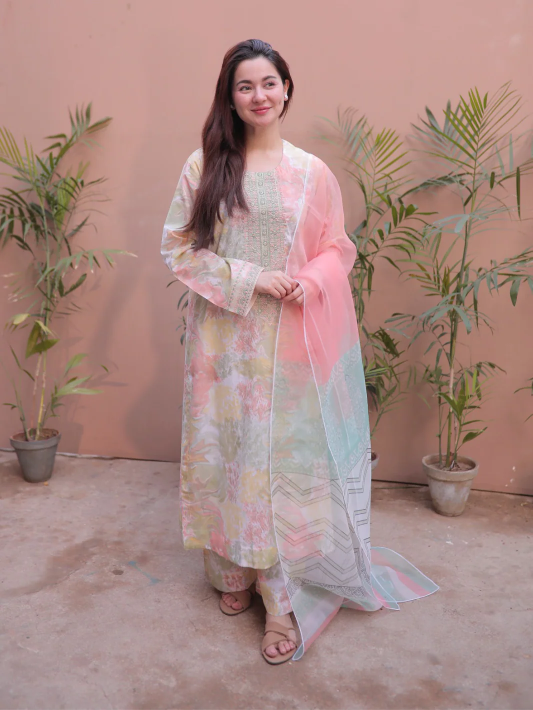
#> input picture backend/SAMPLE_TEST_IMAGES/person_1_full_body(1).webp, 1065 x 1420 px (shown at 1/2 size)
$ python -i 'autonomous_analysis(1).py'   (imports and definitions only)   (older library calls are emulated)
#> lines starting #> are read from the running program, lines starting #| are printed output that depends on the picture; after the words box and inside, x2 and y2 are one past the last pixel; in counts of white or black regions, pixels touching at a corner belong together
### backend/app/services/body_geometry.py
from __future__ import annotations

from dataclasses import asdict, dataclass
from pathlib import Path
from typing import Iterable

import cv2
import numpy as np
from PIL import Image, UnidentifiedImageError


@dataclass(slots=True)
class BodyGeometryProfile:
    source_file: str
    width: int
    height: int
    aspect_ratio: float
    foreground_width_ratio: float
    foreground_height_ratio: float
    upper_width_ratio: float
    middle_width_ratio: float
    lower_width_ratio: float
    vertical_center_ratio: float
    horizontal_center_ratio: float
    subject_aspect_ratio: float
    detector: str

    def to_dict(self) -> dict[str, float | int | str]:
        return asdict(self)


BBox = tuple[int, int, int, int]

# Longest side used for geometry analysis; profiles are resolution-independent.
GEOMETRY_ANALYSIS_MAX_SIDE = 768


def _clamp_bbox(
    bbox: BBox,
    width: int,
    height: int,
) -> BBox:
    left, top, right, bottom = bbox

    left = max(0, min(width - 1, int(left)))
    top = max(0, min(height - 1, int(top)))
    right = max(left + 1, min(width, int(right)))
    bottom = max(top + 1, min(height, int(bottom)))

    return left, top, right, bottom


def _largest_center_component(
    mask: np.ndarray,
) -> BBox | None:
    count, _, stats, centroids = (
        cv2.connectedComponentsWithStats(
            mask,
            connectivity=8,
        )
    )

    if count <= 1:
        return None

    height, width = mask.shape
    image_area = max(1, width * height)

    candidates: list[
        tuple[float, BBox]
    ] = []

    for index in range(1, count):
        x, y, box_width, box_height, area = (
            stats[index]
        )

        if (
            area < image_area * 0.025
            or box_height < height * 0.20
        ):
            continue

        center_x, center_y = centroids[index]

        center_distance = (
            abs(center_x / max(1, width) - 0.5)
            + 0.45
            * abs(
                center_y / max(1, height)
                - 0.52
            )
        )

        vertical_bonus = min(
            1.0,
            box_height / max(1, height),
        )

        score = (
            area / image_area
            + 0.35 * vertical_bonus
            - 0.25 * center_distance
        )

        candidates.append(
            (
                score,
                (
                    int(x),
                    int(y),
                    int(x + box_width),
                    int(y + box_height),
                ),
            )
        )

    if not candidates:
        return None

    return max(
        candidates,
        key=lambda item: item[0],
    )[1]


def _hog_person_bbox(
    rgb: np.ndarray,
) -> BBox | None:
    height, width = rgb.shape[:2]

    if height < 128 or width < 64:
        return None

    scale = min(
        1.0,
        720.0 / max(height, width),
    )

    if scale < 1.0:
        small = cv2.resize(
            rgb,
            None,
            fx=scale,
            fy=scale,
            interpolation=cv2.INTER_AREA,
        )
    else:
        small = rgb

    bgr = cv2.cvtColor(
        small,
        cv2.COLOR_RGB2BGR,
    )

    hog = cv2.HOGDescriptor()
    hog.setSVMDetector(
        cv2.HOGDescriptor_getDefaultPeopleDetector()
    )

    boxes, weights = hog.detectMultiScale(
        bgr,
        winStride=(8, 8),
        padding=(8, 8),
        scale=1.05,
    )

    if len(boxes) == 0:
        return None

    small_height, small_width = (
        small.shape[:2]
    )

    flattened_weights = np.asarray(
        weights,
        dtype=np.float32,
    ).reshape(-1)

    ranked: list[
        tuple[float, BBox]
    ] = []

    for index, box in enumerate(boxes):
        x, y, box_width, box_height = (
            map(int, box)
        )

        weight = (
            float(flattened_weights[index])
            if index < len(flattened_weights)
            else 0.0
        )

        center_x = (
            x + box_width / 2
        ) / max(1, small_width)

        area_ratio = (
            box_width * box_height
        ) / max(
            1,
            small_width * small_height,
        )

        score = (
            weight
            + 2.0 * area_ratio
            - abs(center_x - 0.5)
        )

        ranked.append(
            (
                score,
                (
                    x,
                    y,
                    x + box_width,
                    y + box_height,
                ),
            )
        )

    _, bbox = max(
        ranked,
        key=lambda item: item[0],
    )

    if scale < 1.0:
        bbox = tuple(
            int(round(value / scale))
            for value in bbox
        )

    return _clamp_bbox(
        bbox,
        width,
        height,
    )


def _saliency_bbox(
    rgb: np.ndarray,
) -> BBox:
    height, width = rgb.shape[:2]

    border_height = max(
        2,
        height // 30,
    )
    border_width = max(
        2,
        width // 30,
    )

    border = np.concatenate(
        (
            rgb[:border_height].reshape(-1, 3),
            rgb[-border_height:].reshape(-1, 3),
            rgb[:, :border_width].reshape(-1, 3),
            rgb[:, -border_width:].reshape(-1, 3),
        ),
        axis=0,
    )

    background_color = np.median(
        border,
        axis=0,
    )

    distance = np.linalg.norm(
        rgb.astype(np.float32)
        - background_color.astype(np.float32),
        axis=2,
    )

    threshold = max(
        28.0,
        float(np.percentile(distance, 55)),
    )

    mask = (
        distance >= threshold
    ).astype(np.uint8) * 255

    center_prior = np.zeros_like(mask)

    left_limit = int(width * 0.12)
    right_limit = max(
        left_limit + 1,
        int(width * 0.88),
    )

    center_prior[
        :,
        left_limit:right_limit,
    ] = 255

    mask = cv2.bitwise_and(
        mask,
        center_prior,
    )

    kernel_height = max(
        3,
        height // 140,
    )
    kernel_width = max(
        3,
        width // 140,
    )

    kernel = np.ones(
        (kernel_height, kernel_width),
        dtype=np.uint8,
    )

    mask = cv2.morphologyEx(
        mask,
        cv2.MORPH_CLOSE,
        kernel,
        iterations=3,
    )

    mask = cv2.morphologyEx(
        mask,
        cv2.MORPH_OPEN,
        kernel,
        iterations=1,
    )

    bbox = _largest_center_component(mask)

    if bbox is None:
        return 0, 0, width, height

    return _clamp_bbox(
        bbox,
        width,
        height,
    )


def _subject_bbox(
    rgb: np.ndarray,
) -> tuple[BBox, str]:
    hog_bbox = _hog_person_bbox(rgb)

    if hog_bbox is not None:
        return (
            hog_bbox,
            "opencv_hog_person",
        )

    return (
        _saliency_bbox(rgb),
        "central_saliency",
    )


def _band_width_ratio(
    mask: np.ndarray,
    bbox: BBox,
    y0: float,
    y1: float,
) -> float:
    left, top, right, bottom = bbox

    subject = mask[
        top:bottom,
        left:right,
    ]

    if subject.size == 0:
        return 1.0

    subject_height, subject_width = (
        subject.shape
    )

    start = max(
        0,
        min(
            subject_height - 1,
            int(subject_height * y0),
        ),
    )

    end = max(
        start + 1,
        min(
            subject_height,
            int(subject_height * y1),
        ),
    )

    band = subject[start:end]

    columns = np.where(
        np.any(band > 0, axis=0)
    )[0]

    if columns.size == 0:
        return 1.0

    occupied_width = (
        int(columns[-1])
        - int(columns[0])
        + 1
    )

    return round(
        occupied_width
        / max(1, subject_width),
        4,
    )


# [9 lines left out: function _width_at_reference_height, not called in this run]


def build_body_geometry_profile(
    path: Path,
) -> BodyGeometryProfile:
    path = Path(path)

    if not path.exists():
        raise FileNotFoundError(
            f"Geometry image does not exist: {path}"
        )

    if not path.is_file():
        raise ValueError(
            f"Geometry image path is not a file: {path}"
        )

    try:
        with Image.open(path) as opened:
            rgb = np.asarray(
                opened.convert("RGB")
            )

    except UnidentifiedImageError as exc:
        raise ValueError(
            f"Unsupported or invalid geometry image: {path}"
        ) from exc

    except OSError as exc:
        raise ValueError(
            f"Could not read geometry image {path}: {exc}"
        ) from exc

    original_height, original_width = rgb.shape[:2]

    if original_height < 2 or original_width < 2:
        raise ValueError(
            f"Geometry image is too small: {path}"
        )

    # Every measurement below is a ratio, so analyse a bounded-size copy; edge
    # detection on full provider-size images was a large share of job CPU time.
    analysis_scale = min(
        1.0,
        GEOMETRY_ANALYSIS_MAX_SIDE / max(original_height, original_width),
    )
    if analysis_scale < 1.0:
        rgb = cv2.resize(
            rgb,
            None,
            fx=analysis_scale,
            fy=analysis_scale,
            interpolation=cv2.INTER_AREA,
        )

    height, width = rgb.shape[:2]

    bbox, detector = _subject_bbox(rgb)

    left, top, right, bottom = (
        _clamp_bbox(
            bbox,
            width,
            height,
        )
    )

    box_width = max(
        1,
        right - left,
    )
    box_height = max(
        1,
        bottom - top,
    )

    gray = cv2.cvtColor(
        rgb,
        cv2.COLOR_RGB2GRAY,
    )

    edges = cv2.Canny(
        gray,
        40,
        120,
    )

    mask = cv2.dilate(
        edges,
        np.ones((5, 5), dtype=np.uint8),
        iterations=2,
    )

    mask = cv2.morphologyEx(
        mask,
        cv2.MORPH_CLOSE,
        np.ones((11, 11), dtype=np.uint8),
        iterations=2,
    )

    roi_mask = np.zeros_like(mask)

    roi_mask[
        top:bottom,
        left:right,
    ] = mask[
        top:bottom,
        left:right,
    ]

    minimum_mask_pixels = max(
        1,
        int(width * height * 0.01),
    )

    if (
        np.count_nonzero(roi_mask)
        < minimum_mask_pixels
    ):
        roi_mask[
            top:bottom,
            left:right,
        ] = 255

    return BodyGeometryProfile(
        source_file=str(path),
        width=original_width,
        height=original_height,
        aspect_ratio=round(
            original_width / max(1, original_height),
            4,
        ),
        foreground_width_ratio=round(
            box_width / max(1, width),
            4,
        ),
        foreground_height_ratio=round(
            box_height / max(1, height),
            4,
        ),
        upper_width_ratio=_band_width_ratio(
            roi_mask,
            (left, top, right, bottom),
            0.16,
            0.40,
        ),
        middle_width_ratio=_band_width_ratio(
            roi_mask,
            (left, top, right, bottom),
            0.40,
            0.68,
        ),
        lower_width_ratio=_band_width_ratio(
            roi_mask,
            (left, top, right, bottom),
            0.68,
            0.96,
        ),
        vertical_center_ratio=round(
            ((top + bottom) / 2)
            / max(1, height),
            4,
        ),
        horizontal_center_ratio=round(
            ((left + right) / 2)
            / max(1, width),
            4,
        ),
        subject_aspect_ratio=round(
            box_width / max(1, box_height),
            4,
        ),
        detector=detector,
    )


# [204 lines left out: functions profile_distance, distortion_penalties, geometry_similarity, not called in this run]

### backend/app/services/autonomous_analysis(1).py
from __future__ import annotations

from dataclasses import asdict, dataclass
from hashlib import sha256
from pathlib import Path
from statistics import mean
from typing import Iterable

import cv2
import numpy as np
from PIL import Image, ImageStat

from app.services.body_geometry import build_body_geometry_profile


@dataclass(slots=True)
class ImageIntelligence:
    source_file: str
    width: int
    height: int
    orientation: str
    framing: str
    camera_angle: str
    pose_family: str
    dominant_colors: list[str]
    brightness: float
    contrast: float
    sharpness: float
    body_visibility_score: float
    quality_score: float
    usable: bool

    def to_dict(self) -> dict[str, object]:
        return asdict(self)


@dataclass(slots=True)
class ProductIntelligence:
    product_type: str
    garment_scope: str
    inferred_audience: str
    selected_color: str
    reference_count: int
    pose_families: list[str]
    camera_angles: list[str]
    dominant_colors: list[str]
    product_lock_signature: str
    product_lock: dict[str, object]
    references: list[dict[str, object]]
    analysis_version: str = "3C.1"

    def to_dict(self) -> dict[str, object]:
        return asdict(self)


def _color_name(rgb: tuple[int, int, int]) -> str:
    r, g, b = rgb
    mx, mn = max(rgb), min(rgb)
    if mx < 45:
        return "black"
    if mn > 220:
        return "white"
    if mx - mn < 18:
        return "gray"
    if r > g * 1.25 and r > b * 1.25:
        return "red" if r > 150 else "brown"
    if g > r * 1.2 and g > b * 1.15:
        return "green"
    if b > r * 1.2 and b > g * 1.15:
        return "blue"
    if r > 160 and g > 120 and b < 110:
        return "orange"
    if r > 150 and b > 130 and g < 150:
        return "pink"
    if r > 120 and b > 120:
        return "purple"
    if r > 150 and g > 150 and b < 130:
        return "yellow"
    return "neutral"


def _dominant_colors(image: Image.Image, count: int = 3) -> list[str]:
    sample = image.convert("RGB").resize((96, 96))
    quantized = sample.quantize(colors=8, method=Image.Quantize.MEDIANCUT).convert("RGB")
    colors = quantized.getcolors(maxcolors=96 * 96) or []
    names: list[str] = []
    for _, rgb in sorted(colors, reverse=True):
        name = _color_name(rgb)
        if name not in names:
            names.append(name)
        if len(names) >= count:
            break
    return names or ["neutral"]


def analyze_image(path: Path) -> ImageIntelligence:
    with Image.open(path) as opened:
#> opened is the input picture: PIL image 1065x1420 RGB; mean R, G, B 169.7, 138.5, 133
        image = opened.convert("RGB")
        width, height = image.size
        gray = np.asarray(image.convert("L"), dtype=np.uint8)
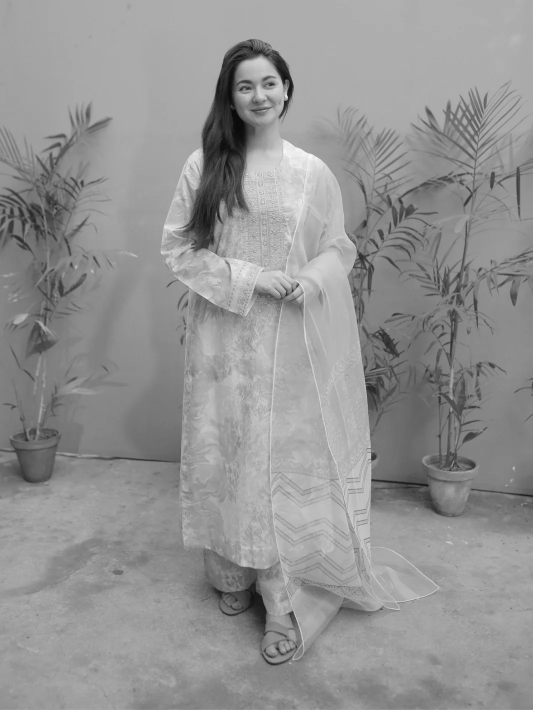
#> gray: shape (1420, 1065) (shown at 1/2 size); min 2, max 253, mean 147.2
        stat = ImageStat.Stat(image.convert("L"))
        brightness = float(stat.mean[0])
#> brightness = 147.2
        contrast = float(stat.stddev[0])
#> contrast = 29.86
        sharpness = float(cv2.Laplacian(gray, cv2.CV_64F).var())
#> sharpness = 93.58
        colors = _dominant_colors(image)
#> in _dominant_colors, `quantized = sample.quantize(colors=8, method=Image.Quantize.MEDIANCUT)..`:
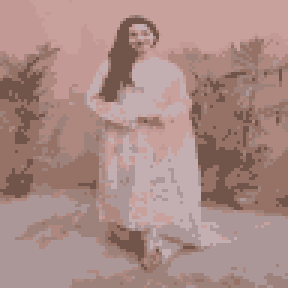
#> quantized: PIL image 96x96 RGB (shown 3 times larger); mean R, G, B 169.8, 139, 133.5
#> in _dominant_colors, `colors = quantized.getcolors(maxcolors=96 * 96) or []`: colors = [(1514, (150, 114, 102)), (937, (195, 175, 178)), (1415, (200, 160, 156)), (734, (194, 153, 148)), (1807, (171, 151, 151)), (831, (113, 85, 74)), (997, (174, 135, 126)), (981, (156, 130, 122))]
#> the loop in _dominant_colors, `for _, rgb in sorted(colors, reverse=True):` made 4 passes
#> (r in _color_name, g in _color_name, b in _color_name, mx in _color_name, mn in _color_name, name) on passes 1 to 4: (171, 151, 151, 171, 151, 'purple'), (150, 114, 102, 150, 102, 'brown'), (200, 160, 156, 200, 156, 'purple'), (174, 135, 126, 174, 126, 'red')
#> after the loop in _dominant_colors, `for _, rgb in sorted(colors, reverse=True):`: names = ['purple', 'brown', 'red']
#> colors = ['purple', 'brown', 'red']

    geometry = build_body_geometry_profile(path)
#> in _hog_person_bbox, `boxes, weights = hog.detectMultiScale( bgr, winStride=(8, 8), padding=..`: boxes = ()
#> in _saliency_bbox, `background_color = np.median( border, axis=0, )`: background_color = [170, 145, 143]
#> in _saliency_bbox, `distance = np.linalg.norm( rgb.astype(np.float32) - background_color.a..`:
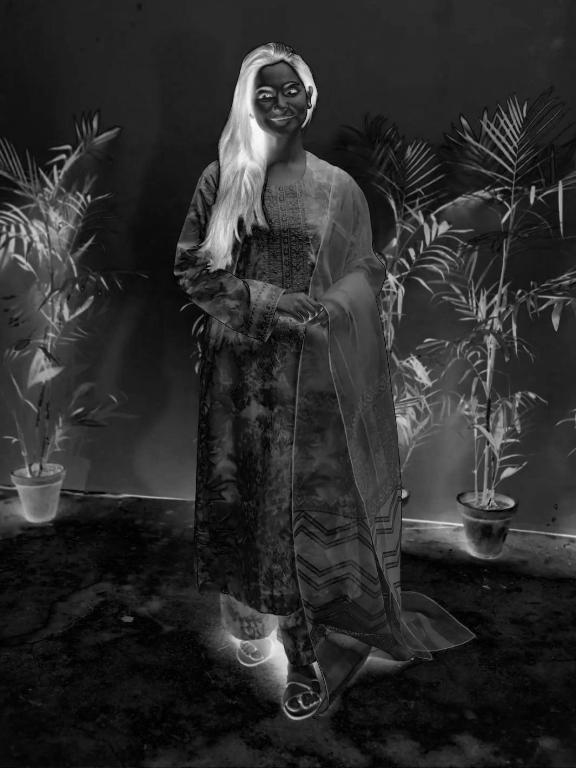
#> distance: shape (768, 576) float32; min 0, max 253.2, mean 44.6
#> in _saliency_bbox, `threshold = max( 28.0, float(np.percentile(distance, 55)), )`: threshold = 38.76
#> in _saliency_bbox, `mask = ( distance >= threshold ).astype(np.uint8) * 255`:
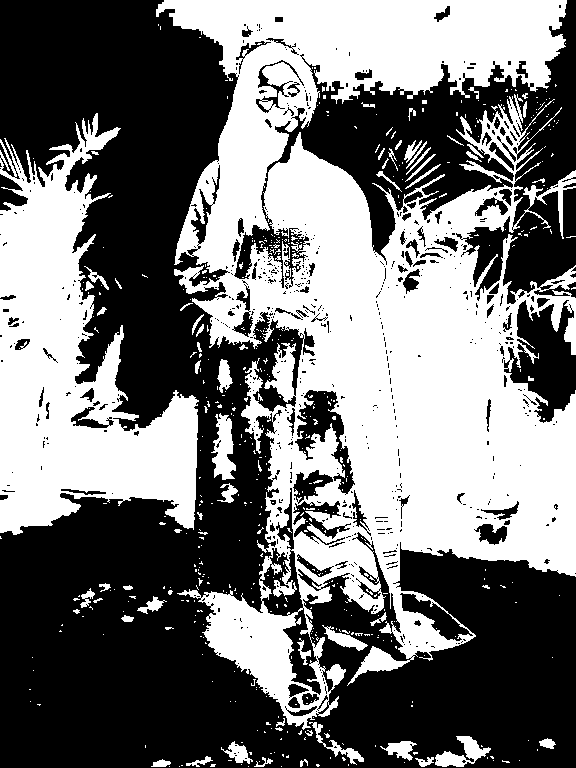
#> mask: shape (768, 576); 45.9% white; 523 white regions (459 under 20 px), largest, box (x1, y1, x2, y2) and area: (156, 0, 576, 730) 153086, (0, 113, 199, 535) 41276, (211, 413, 236, 480) 999
#> in _saliency_bbox, `mask = cv2.morphologyEx( mask, cv2.MORPH_OPEN, kernel, iterations=1, )`:
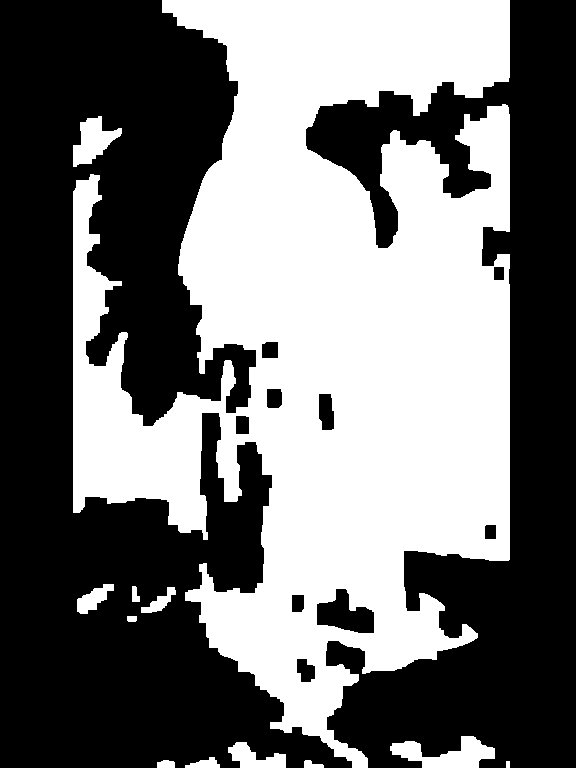
#> mask: shape (768, 576); 44.9% white; 12 white regions, largest, box (x1, y1, x2, y2) and area: (73, 0, 510, 768) 192980, (390, 736, 495, 768) 1800, (73, 116, 122, 167) 1305
#> in _largest_center_component, `count, _, stats, centroids = ( cv2.connectedComponentsWithStats( mask,..`: count = 13; stats = 13 rows, first 6: [0, 0, 576, 768, 243853], [73, 0, 437, 768, 192980], [73, 116, 49, 51, 1305], [77, 584, 37, 30, 563], [132, 586, 8, 16, 97], [141, 587, 35, 26, 360]; centroids = 13 rows, first 8: [255.6, 413.9], [328.9, 339.4], [92.46, 140.7], [93.02, 598.5], [134.7, 594.5], [159.4, 601.6], [131.5, 618.4], [446.7, 753.9]
#> the loop in _largest_center_component, `for index in range(1, count):` made 12 passes
#> (x, y, box_width, box_height, area) on passes 2 to 9: (73, 116, 49, 51, 1305), (77, 584, 37, 30, 563), (132, 586, 8, 16, 97), (141, 587, 35, 26, 360), (127, 616, 10, 6, 58), (390, 736, 105, 32, 1800), (228, 742, 58, 26, 852), (185, 757, 35, 11, 236)
#> after the loop in _largest_center_component, `for index in range(1, count):`: candidates = [(0.76, (73, 0, 510, 768))]
#> in _saliency_bbox, `bbox = _largest_center_component(mask)`: bbox = (73, 0, 510, 768)
#> in _clamp_bbox, `left, top, right, bottom = bbox`: left = 73; top = 0; right = 510; bottom = 768
#> in build_body_geometry_profile, `bbox, detector = _subject_bbox(rgb)`: bbox = (73, 0, 510, 768); detector = 'central_saliency'
#> in build_body_geometry_profile, `left, top, right, bottom = ( _clamp_bbox( bbox, width, height, ) )`: left = 73; top = 0; right = 510; bottom = 768
#> in build_body_geometry_profile, `box_width = max( 1, right - left, )`: box_width = 437
#> in build_body_geometry_profile, `box_height = max( 1, bottom - top, )`: box_height = 768
#> in build_body_geometry_profile, `edges = cv2.Canny( gray, 40, 120, )`:
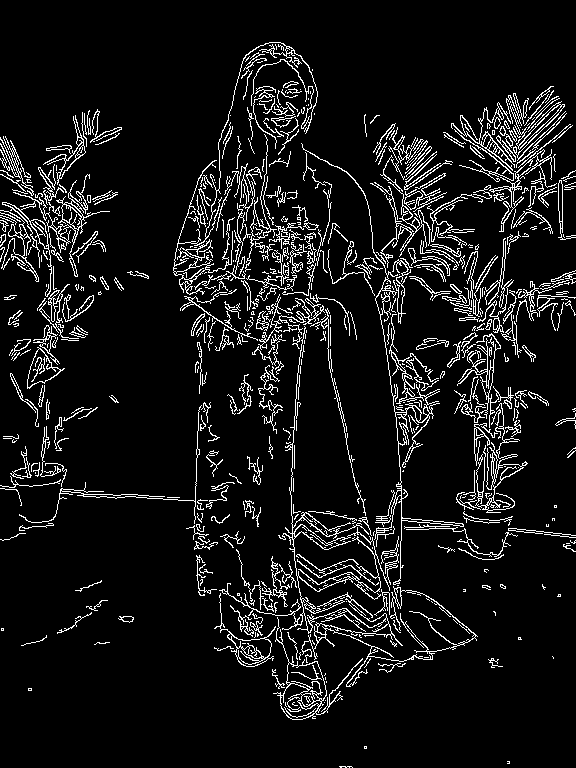
#> edges: shape (768, 576); 8.3% white in thin lines or dots
#> in build_body_geometry_profile, `mask = cv2.morphologyEx( mask, cv2.MORPH_CLOSE, np.ones((11, 11), dtyp..`:
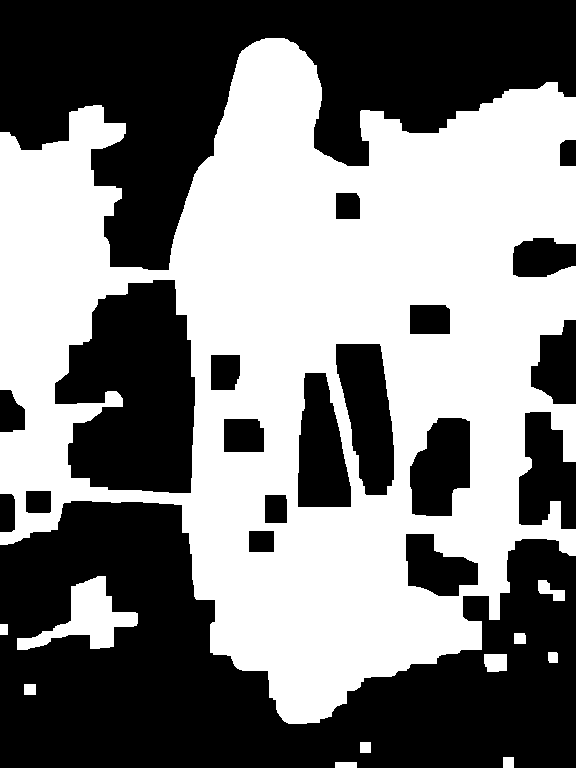
#> mask: shape (768, 576); 49.3% white; 11 white regions, largest, box (x1, y1, x2, y2) and area: (0, 38, 576, 724) 213226, (17, 576, 138, 650) 3513, (484, 654, 507, 672) 388
#> (the rest of the program and of its run is left out)
